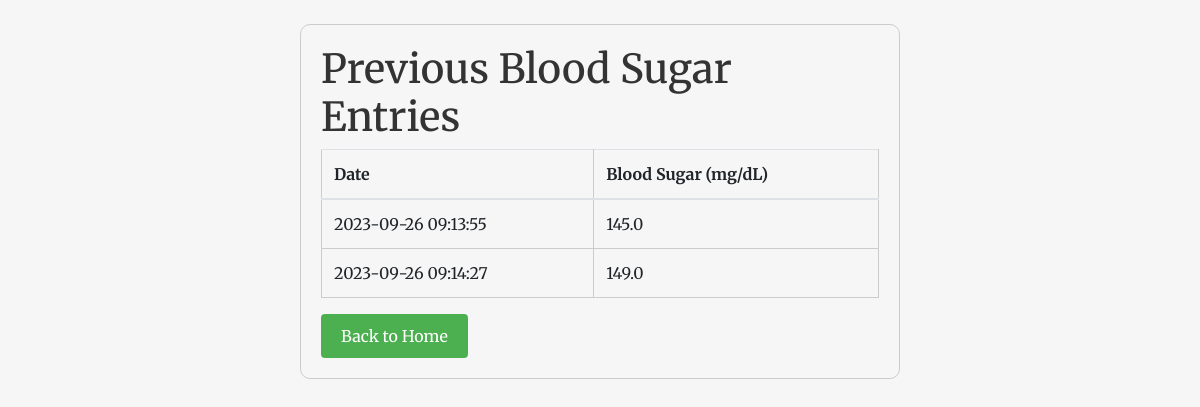
The app's page /previous_results (signed in) with its own data.
### main.py (models this page shows)
class BloodSugarEntry(db.Model):
    id = db.Column(db.Integer, primary_key=True)
    date = db.Column(db.DateTime, nullable=False)
    blood_sugar = db.Column(db.Float, nullable=False)
    user_id = db.Column(db.Integer, db.ForeignKey('user.id'), nullable=False)

### main.py (the view)
@app.route('/previous_results')
@login_required
def previous_results():
    user_id = session.get("user_id")
    all_entries = BloodSugarEntry.query.filter_by(user_id=user_id).all()
    return render_template('previous_results.html', entries=all_entries)

### main.py (called while the page is built)
def login_required(f):
    @wraps(f)
    def decorated_function(*args, **kwargs):
        if "username" not in session:
            flash("You must be logged in to access this page.")
            return redirect(url_for("login"))
        return f(*args, **kwargs)
    return decorated_function

### templates/previous_results.html (shortened to what this page needs)
<!DOCTYPE html>
<html lang="en">
<head>
    <link rel="stylesheet" href="https://stackpath.bootstrapcdn.com/bootstrap/4.5.2/css/bootstrap.min.css">
    <link rel="stylesheet" href="{{ url_for('static', filename='styles.css') }}">
</head>
<body>
    <div class="container mt-4">
        <h1>Previous Blood Sugar Entries</h1>
        <table class="table table-hover">
            <thead>
                <tr>
                    <th>Date</th>
                    <th>Blood Sugar (mg/dL)</th>
                </tr>
            </thead>
            <tbody>
                {% for entry in entries %}
                    <tr class="{{ 'high' if entry.blood_sugar > 200 else 'low' if entry.blood_sugar < 70 else 'normal' }}">
                        <td>{{ entry.date.strftime('%Y-%m-%d %H:%M:%S') }}</td>
                        <td>{{ entry.blood_sugar }}</td>
                    </tr>
                {% endfor %}
            </tbody>
        </table>
        <a href="{{ url_for('index') }}" class="btn btn-secondary">Back to Home</a>
    </div>
</body>
</html>

### static/styles.css (style rules this page uses)
body { font-family: 'Merriweather', serif; background-color: #f6f6f6; color: #333; margin: 0; padding: 0; transition: all 0.3s ease; }
h1, h2, h3 { color: #333; }
.btn { padding: 10px 20px; border: none; cursor: pointer; background-color: #4CAF50; color: #fff; }
table { width: 100%; border-collapse: collapse; }
table, th, td { border: 1px solid #ccc; }
th, td { padding: 10px; }
.container { background-color: #f6f6f6; color: #333; width: 50%; margin: auto; padding: 20px; border: 1px solid #ccc; border-radius: 10px; margin-top: 50px; }

### records on screen
BloodSugarEntry: date "2023-09-26 09:13:55", blood_sugar "145.0"
BloodSugarEntry: date "2023-09-26 09:14:27", blood_sugar "149.0"
